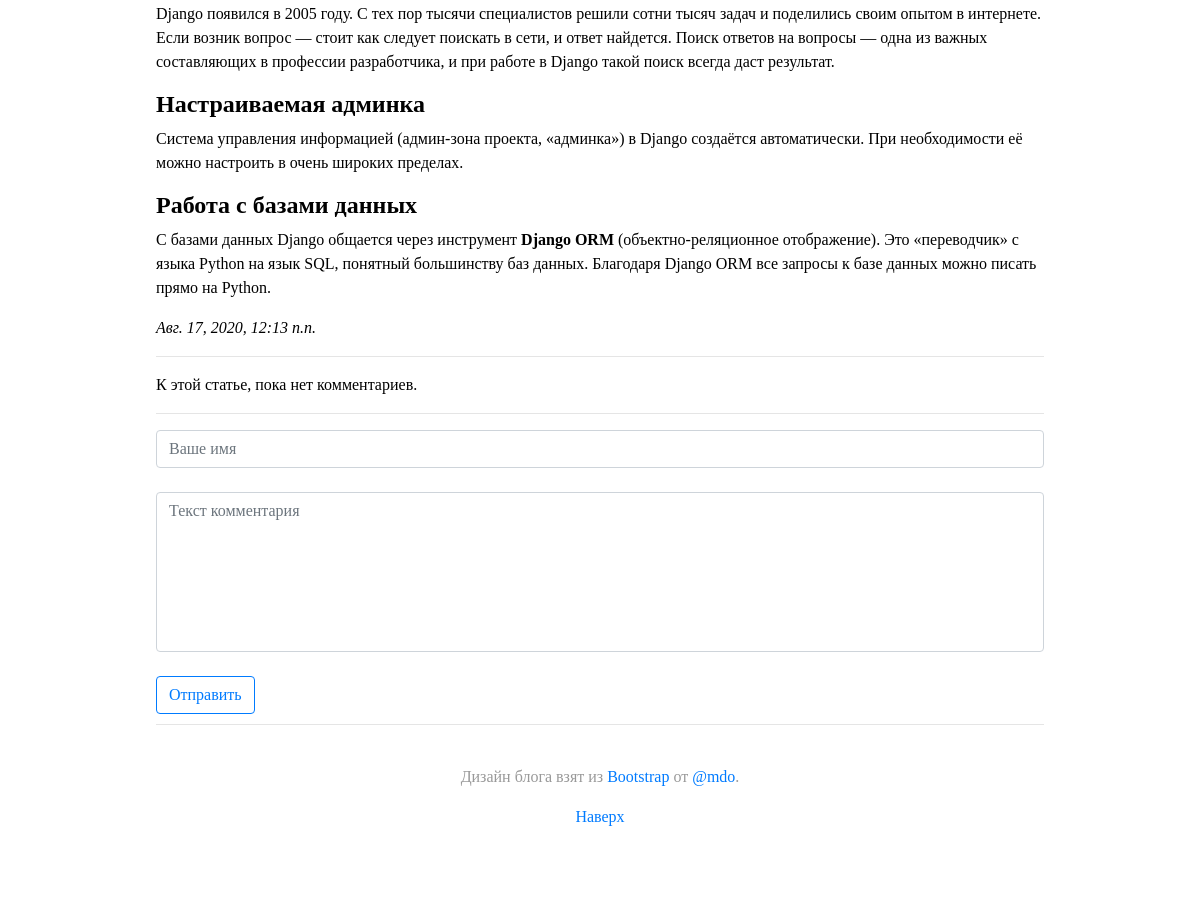
/articles/6/ (lower part), run on an earlier commit of the app's database.
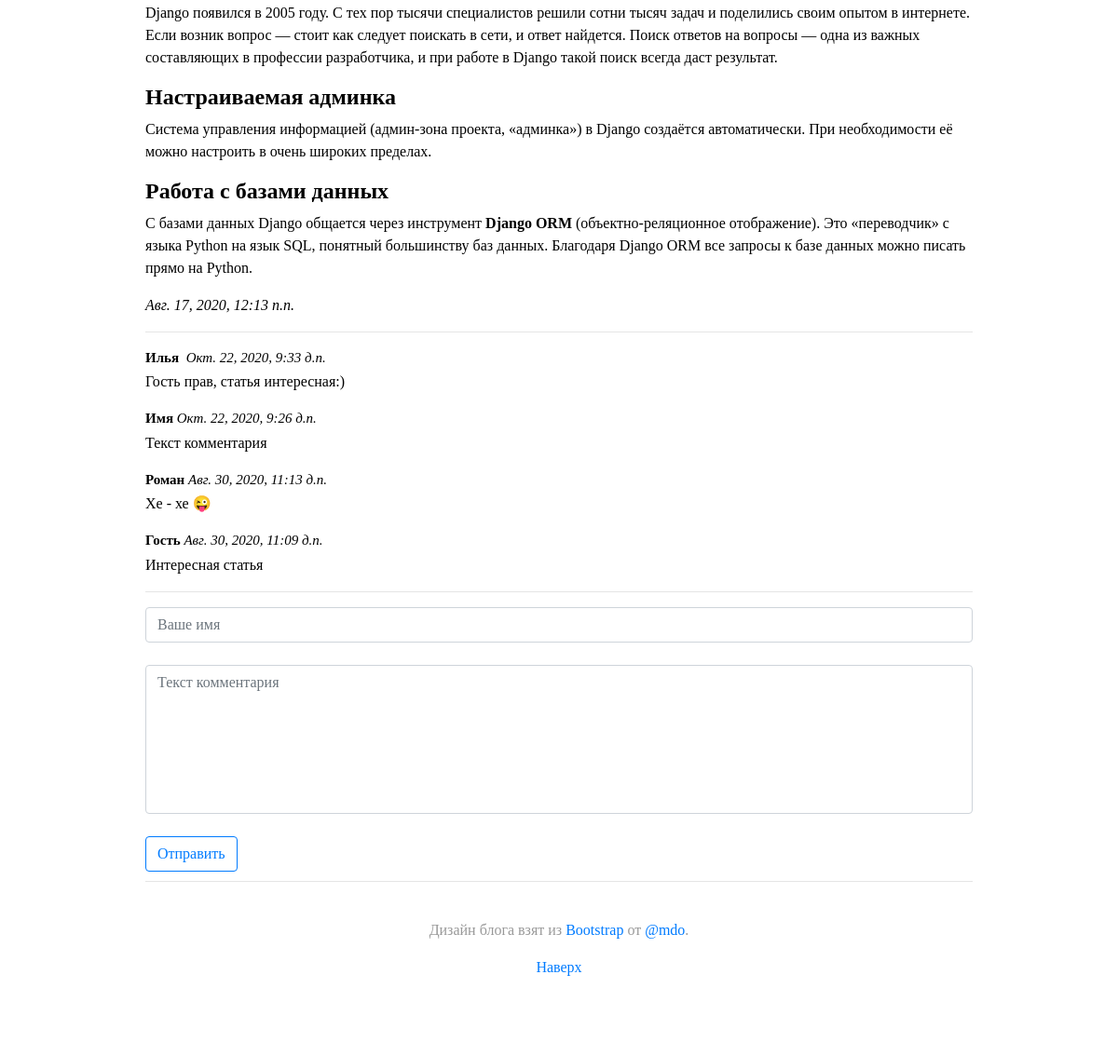
And on a later commit of the database.
### myfirst/apps/articles/models.py (models this page shows, shortened)
class Article(models.Model):
    article_title = models.CharField('Название статьи', max_length=200)
    article_text = RichTextUploadingField('Текст статьи')
    pub_date = models.DateTimeField('Дата публикации')
    def was_published_recently(self):
        return self.pub_date >=(timezone.now() - datetime.timedelta(days =7))
    class Meta:
        verbose_name ='Статья'
        verbose_name_plural ='Статьи'

class Comment(models.Model):
    article = models.ForeignKey(Article, on_delete = models.CASCADE)
    author_name = models.CharField('Имя автора', max_length=50)
    comment_text = models.CharField('Текст  комментария',max_length=200)
    comm_date = models.DateTimeField('Дата комментария', default=timezone.now)
    class Meta:
        verbose_name ='Комментарий'
        verbose_name_plural ='Комментарии'

### myfirst/apps/articles/views.py (the view)
# urls.py: path('<int:article_id>/',views.detail, name='detail'),
def detail(request, article_id):
    try:
        a = Article.objects.get( id = article_id)
    except:
        raise Http404("Error!")
    latest_comments_list = a.comment_set.order_by('-id')[:10]
    return render(request, 'articles/detail.html',{'article': a,'latest_comments_list': latest_comments_list})

### myfirst/templates/articles/detail.html (shortened to what this page needs)
{% extends 'base.html' %}
{% block content %}
{% autoescape off %}<p>{{article.article_text}}</p>{% endautoescape %}
<em>{{article.pub_date}}</em>
<hr>
   {% if latest_comments_list %}
      {% for c in latest_comments_list %}
      <p class="comment">
          <strong>{{c.author_name}}</strong>&nbsp<em>{{c.comm_date}}</em>
          <p class="text_comment">{{c.comment_text}}</p>
      </p>
      {% endfor%}
   {% else%}
  К этой статье, пока нет комментариев.
   {% endif%}
<hr>
<form action="{% url 'articles:leave_comment' article.id %}" method="POST">
      <input type="text"  class="form-control" id="exampleInputEmail1" aria-describedby="emailHelp"  placeholder="Ваше имя" name ="name"> <br>
      <textarea  class="form-control"  name="text" cols="145"  required=""  placeholder="Текст комментария" rows="5" style="overflow: hidden; word-wrap: break-word; resize: none; height: 160px; "></textarea><br>
      <button  class="btn btn-outline-primary" type="submit">Отправить</button>
</form>
{% endblock %}

### myfirst/templates/base.html (shortened to what this page needs)
<!DOCTYPE html>
<html>
<head>
    <link rel="stylesheet" href="https://stackpath.bootstrapcdn.com/bootstrap/4.4.1/css/bootstrap.min.css">
</head>
<body>
      {% block content %}{% endblock %}
<footer class="footer">
  <p>Дизайн блога взят из <a href="https://getbootstrap.com/">Bootstrap</a> от <a href="https://twitter.com/mdo">@mdo</a>.</p>
  <p>
    <a href="#">Наверх</a>
  </p></footer>
<div class="p-4">
</body>
</html>

### myfirst/templates/base.html (style rules this page uses)
html { height: 100%; margin: 0; -webkit-font-smoothing: antialiased; }
body { background-color: white; color: black; width: 80%; height: 100%; margin: 0 auto; font-size: 100%; font-family: 'Suisse'; box-sizing: border-box; padding-left: 36px; padding-right: 36px; max-height: 100vh; }
.footer { padding: 2.5rem 0; color: #999; text-align: center; background-color: white; border-top: .05rem solid #e5e5e5; margin-top: 10px; }
.comment { font-family: 'Suisse'; font-size: 15px; }
.text_comment { margin-top: -13px; }

What changed in the data, as far as the page shows it:
added Comment: author_name "Илья", comm_date "Окт. 22, 2020, 9:33 д.п.", comment_text "Гость прав, статья интересная:)"
added Comment: author_name "Имя", comm_date "Окт. 22, 2020, 9:26 д.п.", comment_text "Текст комментария"
added Comment: author_name "Роман", comm_date "Авг. 30, 2020, 11:13 д.п.", comment_text "Хе - хе 😜"
added Comment: author_name "Гость", comm_date "Авг. 30, 2020, 11:09 д.п.", comment_text "Интересная статья"
Also different on the page:
text no longer shown: "К этой статье, пока нет комментариев."
